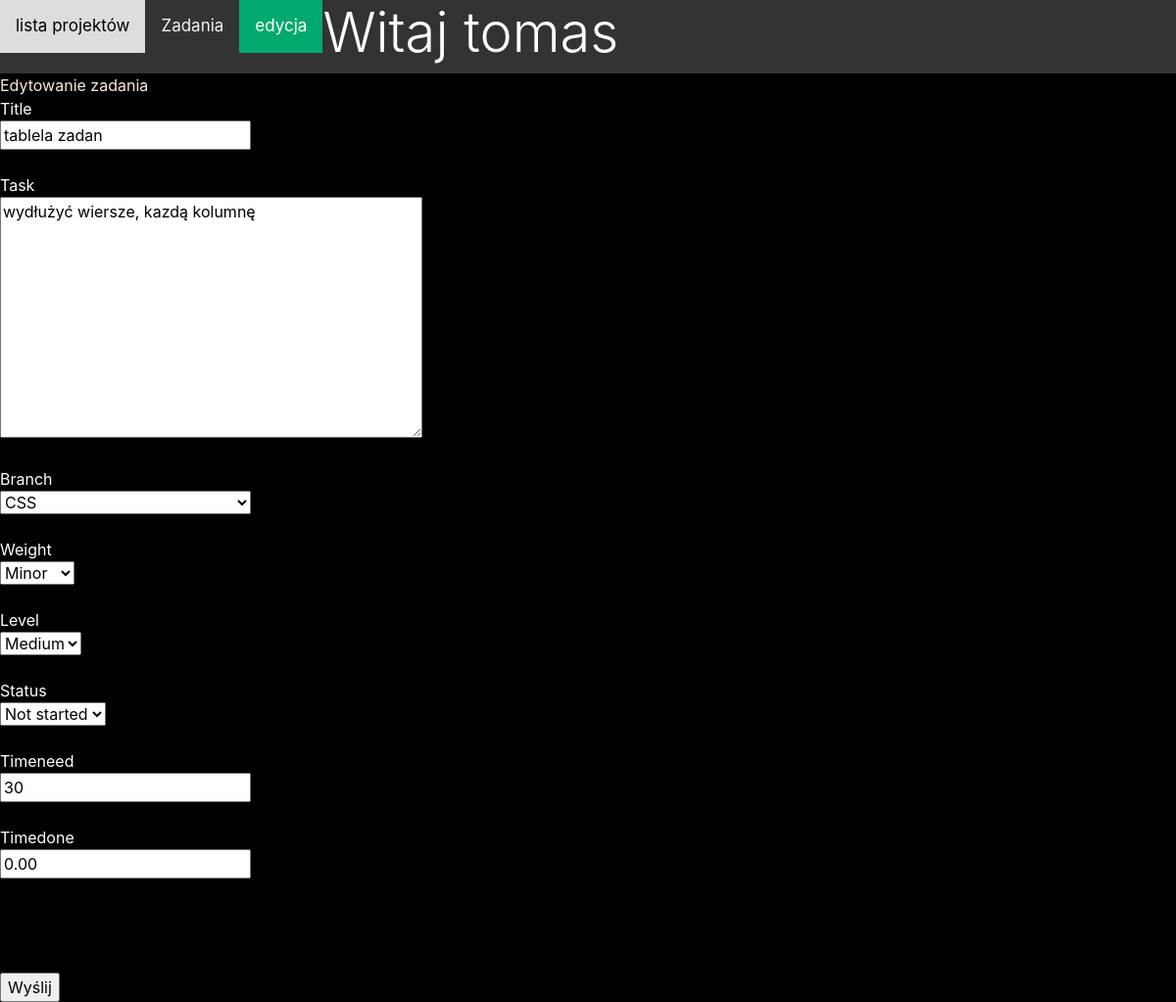
Page /main/26 (signed in) on the committed database.
### task/models.py (models this page shows, shortened)
class Task(models.Model):
    title = models.CharField(max_length=255, unique=True)
    task = models.TextField()
    branch = models.PositiveSmallIntegerField(choices=Branch.BRANCH, default=0)
    created = models.DateTimeField(auto_now_add=True)
    modified = models.DateTimeField(auto_now=True)
    timeneed = models.IntegerField()
    timedone = models.DecimalField(max_digits=6, decimal_places=2,default=0)
    weight = models.PositiveSmallIntegerField(choices=Weight.WEIGHT, default=0)
    level = models.PositiveSmallIntegerField(choices=Level.LEVEL, default=0)
    status = models.PositiveSmallIntegerField(choices=Status.STATUS, default=0)
    projekt = models.ForeignKey(Projects, on_delete=models.CASCADE, default=None)
    timeusing = models.IntegerField(blank=True, default=0)
    user = models.ForeignKey("auth.User", on_delete=models.CASCADE, default=1)

### main/views.py (the view)
# urls.py: path('main/<int:zadanie_id>', check_task, name="check_task"),
@login_required
def check_task(request, zadanie_id: int):
    global no_project
    task = Task.objects.get(id=zadanie_id)
    no_project = task.projekt_id
    form = TaskForm(request.POST or None, instance=task)
    if form.is_valid():
        obj = form.save(commit=False)
        obj.projekt_id = no_project
        obj.timedone = obj.timedone + obj.timeusing
        obj.timeusing = 0
        obj.save()
    return render(request, 'main/add_task.html', {'form': form, 'numer_projektu':  no_project})

### main/views.py
class TaskForm(ModelForm):
    class Meta:
        model = Task
        fields =['title', 'task', 'branch', 'timeneed', 'weight', 'level', 'status', 'timedone']

### main/templates/main/add_task.html (shortened to what this page needs)
{% extends 'base.html'%}
{% load static %}
{% block content %}
<div class="topnav">
  {% if side == "add" %}
    <a href="{% url 'main:start' %}">lista projektów</a>
    <a href="{% url 'main:zadania' numer_projektu %}">Zadania</a>
    <a class="active" href="#contact">dodawanie</a>
  {% else %}
    <a href="{% url 'main:start' %}">lista projektów</a>
    <a href="{% url 'main:zadania' numer_projektu %}">Zadania</a>
    <a class="active" href="#contact">edycja</a>
  {% endif %}
<div>
    {% if user.is_authenticated %}
    <h1 class="display-4"> Witaj {{ user.username }}</h1>
{% else %}
        <br><div>Nie jesteś zalogowany </div><br>
{% endif %}
</div>
</div>
{% if side == "add" %}
  <div>Dodawanie zadania </div>
{% else %}
  <div>Edytowanie zadania</div>
{% endif %}
<form class="formularz" method="POST" enctype="multipart/form-data">
  {{ form.title.label }}<br>{{ form.title}}<br><br>
  {{ form.task.label }}<br>{{ form.task}}<br><br>
  {{ form.branch.label}}<br>{{ form.branch}}<br><br>
  {{ form.weight.label}}<br>{{ form.weight}}<br><br>
  {{ form.level.label}}<br>{{ form.level}}<br><br>
  {{ form.status.label}}<br>{{ form.status}}<br><br>
  {{ form.timeneed.label}}<br>{{ form.timeneed }}<br><br>
  {{ form.timedone.label}}<br>{{ form.timedone}}<br><br>
  {{ form.projekt_id.label}}<br>{{ form.projekt_id}}<br><br>
  <input type="submit" value="Wyślij">
</form>
{% endblock %}

### main/static/main/css/style.css (style rules this page uses)
body { background-color: rgb(0,0,0); }
h1 { color: white; }
div { color: antiquewhite; font-size: 1em ; }
.topnav { background-color: #333; overflow: hidden; }
.topnav a { float: left; color: #f2f2f2; text-align: center; padding: 14px 16px; text-decoration: none; font-size: 17px; }
.topnav a.active { background-color: #04AA6D; color: white; }
.formularz { color: white; }

### rows in the picture
Task: title "tablela zadan", task "wydłużyć wiersze, kazdą kolumnę", branch "CSS", weight "Minor", level "Medium", status "Not started", timeneed "30", timedone "0.00"

### other values in the picture
{{ user.username }} "tomas"
